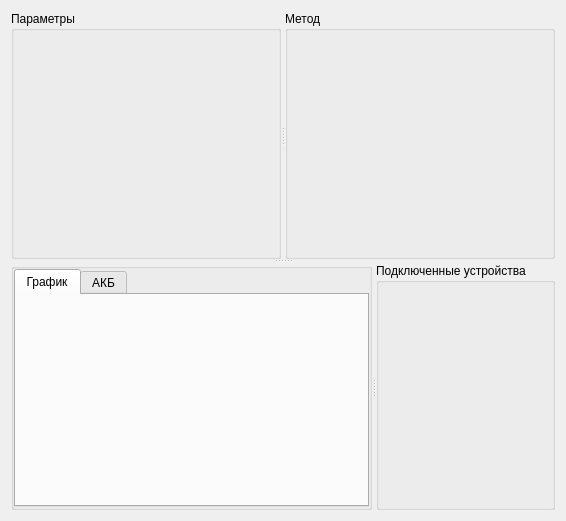
<?xml version="1.0" encoding="UTF-8"?>
<ui version="4.0">
 <class>ZrmWidget</class>
 <widget class="QWidget" name="ZrmWidget">
  <property name="geometry">
   <rect>
    <x>0</x>
    <y>0</y>
    <width>566</width>
    <height>521</height>
   </rect>
  </property>
  <property name="sizePolicy">
   <sizepolicy hsizetype="Expanding" vsizetype="Expanding">
    <horstretch>0</horstretch>
    <verstretch>0</verstretch>
   </sizepolicy>
  </property>
  <property name="windowTitle">
   <string>Form</string>
  </property>
  <layout class="QVBoxLayout" name="verticalLayout_6">
   <item>
    <widget class="QSplitter" name="splitter_3">
     <property name="orientation">
      <enum>Qt::Vertical</enum>
     </property>
     <widget class="QSplitter" name="splitter">
      <property name="orientation">
       <enum>Qt::Horizontal</enum>
      </property>
      <widget class="QGroupBox" name="groupBoxMainDisplay">
       <property name="title">
        <string>Параметры</string>
       </property>
       <layout class="QVBoxLayout" name="verticalLayout_2">
        <item>
         <widget class="ZrmMainDisplay" name="zrm_display" native="true">
          <property name="sizePolicy">
           <sizepolicy hsizetype="Expanding" vsizetype="Expanding">
            <horstretch>0</horstretch>
            <verstretch>0</verstretch>
           </sizepolicy>
          </property>
         </widget>
        </item>
       </layout>
      </widget>
      <widget class="QGroupBox" name="groupBoxMethod">
       <property name="title">
        <string>Метод</string>
       </property>
       <layout class="QVBoxLayout" name="verticalLayout_3">
        <item>
         <widget class="ZrmMethodBase" name="zrm_method" native="true">
          <property name="sizePolicy">
           <sizepolicy hsizetype="Expanding" vsizetype="Expanding">
            <horstretch>0</horstretch>
            <verstretch>0</verstretch>
           </sizepolicy>
          </property>
         </widget>
        </item>
       </layout>
      </widget>
     </widget>
     <widget class="QSplitter" name="splitter_2">
      <property name="orientation">
       <enum>Qt::Horizontal</enum>
      </property>
      <widget class="QGroupBox" name="groupBoxLogerChart">
       <property name="title">
        <string/>
       </property>
       <layout class="QVBoxLayout" name="verticalLayout">
        <property name="spacing">
         <number>0</number>
        </property>
        <property name="leftMargin">
         <number>0</number>
        </property>
        <property name="topMargin">
         <number>0</number>
        </property>
        <property name="rightMargin">
         <number>0</number>
        </property>
        <property name="bottomMargin">
         <number>0</number>
        </property>
        <item>
         <widget class="QTabWidget" name="tabWidget">
          <property name="currentIndex">
           <number>0</number>
          </property>
          <widget class="ZrmLogerChartUI" name="tabChart">
           <attribute name="title">
            <string>График</string>
           </attribute>
          </widget>
          <widget class="ZrmCellView" name="tabCell">
           <attribute name="title">
            <string>АКБ</string>
           </attribute>
          </widget>
         </widget>
        </item>
       </layout>
      </widget>
      <widget class="QGroupBox" name="groupBoxDevice">
       <property name="title">
        <string>Подключенные устройства</string>
       </property>
       <layout class="QVBoxLayout" name="verticalLayout_4">
        <item>
         <widget class="ZrmReadySlaveWidget" name="zrm_ready" native="true"/>
        </item>
       </layout>
      </widget>
     </widget>
    </widget>
   </item>
  </layout>
 </widget>
 <customwidgets>
  <customwidget>
   <class>ZrmCellView</class>
   <extends>QWidget</extends>
   <header>zrmcellview.h</header>
   <container>1</container>
  </customwidget>
  <customwidget>
   <class>ZrmMethodBase</class>
   <extends>QWidget</extends>
   <header>zrmmethodbase.h</header>
   <container>1</container>
  </customwidget>
  <customwidget>
   <class>ZrmMainDisplay</class>
   <extends>QWidget</extends>
   <header>zrmmaindisplay.h</header>
   <container>1</container>
  </customwidget>
  <customwidget>
   <class>ZrmReadySlaveWidget</class>
   <extends>QWidget</extends>
   <header>ZrmReadySlaveWidget.h</header>
   <container>1</container>
  </customwidget>
  <customwidget>
   <class>ZrmLogerChartUI</class>
   <extends>QWidget</extends>
   <header>ZrmLogerChartUI.h</header>
   <container>1</container>
  </customwidget>
 </customwidgets>
 <resources/>
 <connections/>
</ui>
